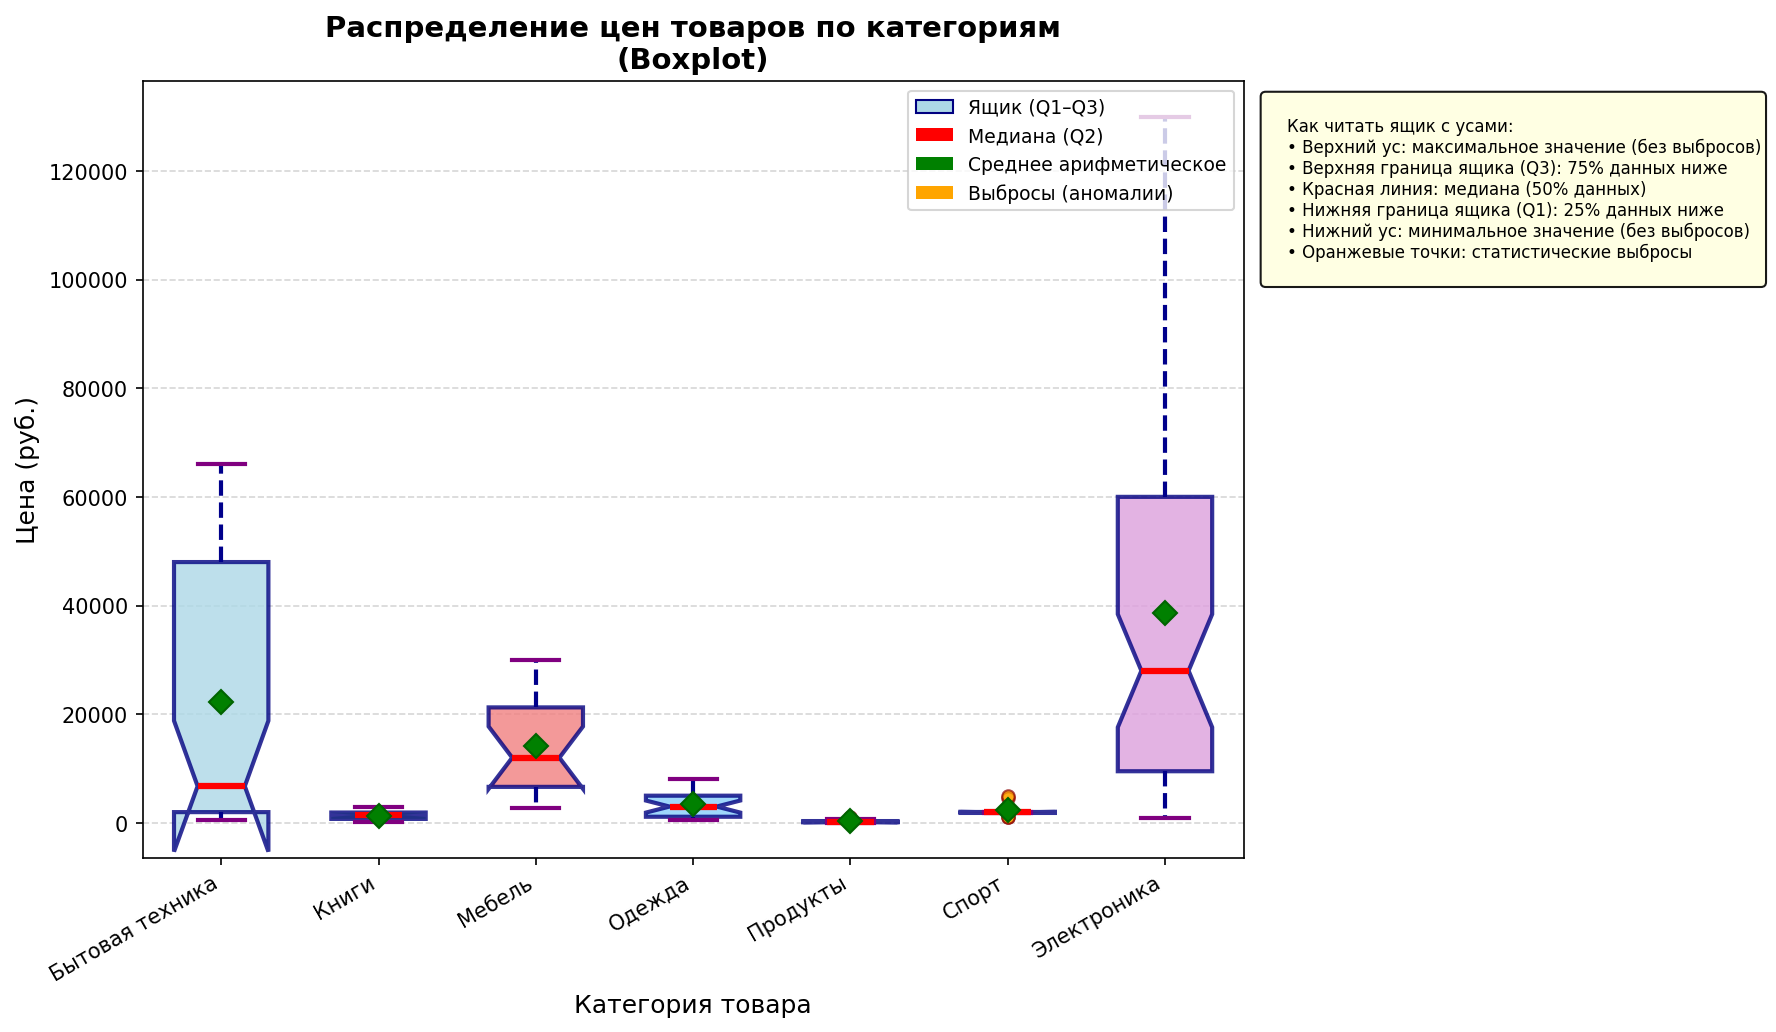

Reproduce this figure in Python.
# task_7_boxplot.py
# Ящик с усами (Boxplot) для анализа цен товаров по категориям

import psycopg2
import pandas as pd
import matplotlib.pyplot as plt
import numpy as np

# ============================================
# ПАРАМЕТРЫ ПОДКЛЮЧЕНИЯ К БАЗЕ ДАННЫХ
# ============================================

DB_CONFIG = {
    "host": "localhost",
    "port": "5435",
    "user": "postgres",
    "password": "student",
    "database": "student_task"
}

print("=" * 60)
print("BOXPLOT ДЛЯ АНАЛИЗА ЦЕН ТОВАРОВ")
print("=" * 60)

connection = None

try:
    # ============================================
    # ШАГ 1: ПОДКЛЮЧЕНИЕ К БАЗЕ ДАННЫХ
    # ============================================
    print("\nШаг 1: Подключение к базе данных...")
    connection = psycopg2.connect(**DB_CONFIG)
    print("   Подключение успешно!")

    # ============================================
    # ШАГ 2: ЗАГРУЗКА ДАННЫХ (цены по категориям)
    # ============================================
    print("\nШаг 2: Загрузка данных о ценах по категориям...")

    query = """
        SELECT 
            p.category,
            pr.price
        FROM products p
        JOIN prices pr ON p.id = pr.product_id
        ORDER BY p.category, pr.price
    """

    df = pd.read_sql(query, connection)
    print(f"   Загружено записей: {len(df)}")
    print(f"   Уникальных категорий: {df['category'].nunique()}")

    # ============================================
    # ШАГ 3: ПОДГОТОВКА ДАННЫХ ДЛЯ BOXPLOT
    # ============================================
    print("\nШаг 3: Подготовка данных для построения графика...")

    # Получаем список всех категорий
    categories = df['category'].unique()
    print(f"   Категории: {list(categories)}")

    # Собираем данные для каждой категории в список
    data_for_boxplot = []
    category_labels = []

    for category in categories:
        prices = df[df['category'] == category]['price'].values
        data_for_boxplot.append(prices)
        category_labels.append(category)
        print(f"   - {category}: {len(prices)} записей, "
              f"диапазон цен [{prices.min():.0f}, {prices.max():.0f}] руб.")

    # ============================================
    # ШАГ 4: РАСЧЁТ СТАТИСТИК ДЛЯ КАЖДОЙ КАТЕГОРИИ
    # ============================================
    print("\nШаг 4: Расчёт статистических метрик...")
    print("-" * 50)

    stats_data = []
    for i, category in enumerate(categories):
        prices = data_for_boxplot[i]
        stats_data.append({
            'Категория': category,
            'Количество': len(prices),
            'Среднее': np.mean(prices),
            'Медиана': np.median(prices),
            'Q1': np.percentile(prices, 25),
            'Q3': np.percentile(prices, 75),
            'IQR': np.percentile(prices, 75) - np.percentile(prices, 25),
            'Минимум': np.min(prices),
            'Максимум': np.max(prices)
        })

    # Выводим статистику в виде таблицы
    print("\n   Статистика цен по категориям:")
    print("   " + "-" * 85)
    print(f"   {'Категория':<20} {'Среднее':>10} {'Медиана':>10} {'Q1':>10} {'Q3':>10} {'IQR':>10}")
    print("   " + "-" * 85)
    for stat in stats_data:
        print(f"   {stat['Категория']:<20} {stat['Среднее']:>10.0f} {stat['Медиана']:>10.0f} "
              f"{stat['Q1']:>10.0f} {stat['Q3']:>10.0f} {stat['IQR']:>10.0f}")
    print("   " + "-" * 85)

    # ============================================
    # ШАГ 5: ПОСТРОЕНИЕ ЯЩИКА С УСАМИ
    # ============================================
    print("\nШаг 5: Построение ящика с усами...")

    # Создаём фигуру
    fig, ax = plt.subplots(figsize=(12, 7))

    # Цвета для ящиков (по количеству категорий)
    box_colors = ['lightblue', 'lightgreen', 'lightcoral', 'lightskyblue',
                  'lightyellow', 'lightpink', 'plum', 'khaki']

    # Строим ящик с усами (вертикальный)
    box = ax.boxplot(
        data_for_boxplot,
        labels=category_labels,
        patch_artist=True,  # Заливка ящиков цветом
        notch=True,  # Выемка у медианы (для сравнения групп)
        vert=True,  # Вертикальная ориентация
        showmeans=True,  # Показывать среднее (ромбиками)
        meanline=False,  # Среднее как ромбик, а не линия
        widths=0.6,  # Ширина ящиков
        showfliers=True  # Показывать выбросы
    )

    # Настройка цветов ящиков
    for i, box_item in enumerate(box['boxes']):
        box_item.set_facecolor(box_colors[i % len(box_colors)])
        box_item.set_edgecolor('navy')
        box_item.set_linewidth(2)
        box_item.set_alpha(0.8)

    # Настройка медианы (красная линия, толстая)
    for median in box['medians']:
        median.set_color('red')
        median.set_linewidth(3)
        median.set_linestyle('-')

    # Настройка среднего (ромбики зелёные)
    for mean in box['means']:
        mean.set_marker('D')
        mean.set_markerfacecolor('green')
        mean.set_markeredgecolor('darkgreen')
        mean.set_markersize(8)

    # Настройка усов (синие, пунктирные)
    for whisker in box['whiskers']:
        whisker.set_color('darkblue')
        whisker.set_linewidth(2)
        whisker.set_linestyle('--')

    # Настройка засечек на усах (вертикальные чёрточки)
    for cap in box['caps']:
        cap.set_color('purple')
        cap.set_linewidth(2)

    # Настройка выбросов (оранжевые кружочки)
    flier_props = box['fliers']
    if len(flier_props) > 0:
        for flier in flier_props:
            flier.set_marker('o')
            flier.set_markerfacecolor('orange')
            flier.set_markeredgecolor('darkred')
            flier.set_markersize(6)
            flier.set_alpha(0.7)

    # ============================================
    # ШАГ 6: НАСТРОЙКА ВНЕШНЕГО ВИДА ГРАФИКА
    # ============================================

    # Заголовок и подписи осей
    ax.set_title('Распределение цен товаров по категориям\n(Boxplot)',
                 fontsize=14, fontweight='bold')
    ax.set_ylabel('Цена (руб.)', fontsize=12)
    ax.set_xlabel('Категория товара', fontsize=12)

    # Поворот подписей оси X для лучшей читаемости
    plt.xticks(rotation=30, ha='right', fontsize=10)

    # Сетка (только по вертикали)
    ax.grid(axis='y', linestyle='--', alpha=0.5)

    # Легенда (ручное создание для пояснения элементов)
    from matplotlib.patches import Patch

    legend_elements = [
        Patch(facecolor='lightblue', edgecolor='navy', label='Ящик (Q1–Q3)'),
        Patch(facecolor='red', label='Медиана (Q2)'),
        Patch(facecolor='green', label='Среднее арифметическое'),
        Patch(facecolor='orange', label='Выбросы (аномалии)')
    ]
    ax.legend(handles=legend_elements, loc='upper right', fontsize=9)

    # Добавляем текстовую аннотацию с пояснениями
    annotation_text = """
    Как читать ящик с усами:
    • Верхний ус: максимальное значение (без выбросов)
    • Верхняя граница ящика (Q3): 75% данных ниже
    • Красная линия: медиана (50% данных)
    • Нижняя граница ящика (Q1): 25% данных ниже
    • Нижний ус: минимальное значение (без выбросов)
    • Оранжевые точки: статистические выбросы
    """

    ax.text(1.02, 0.98, annotation_text,
            transform=ax.transAxes,
            fontsize=8,
            verticalalignment='top',
            bbox=dict(boxstyle='round', facecolor='lightyellow', alpha=0.9))

    # ============================================
    # ШАГ 7: СОХРАНЕНИЕ ГРАФИКА
    # ============================================
    plt.tight_layout()
    output_file = "task_7_boxplot.png"
    plt.savefig(output_file, dpi=150, bbox_inches='tight')
    print(f"\n   График сохранён: {output_file}")

    plt.show()

    # ============================================
    # ШАГ 8: ВЫВОДЫ ПО ГРАФИКУ
    # ============================================
    print("\n" + "=" * 60)
    print("ВЫВОДЫ ПО РЕЗУЛЬТАТАМ АНАЛИЗА ГРАФИКА")
    print("=" * 60)

    print("\n1. СРАВНЕНИЕ КАТЕГОРИЙ:")
    print("-" * 40)

    # Находим категорию с самой высокой медианой
    max_median_idx = np.argmax([stat['Медиана'] for stat in stats_data])
    print(f"   • Самая дорогая категория: '{stats_data[max_median_idx]['Категория']}' "
          f"(медиана = {stats_data[max_median_idx]['Медиана']:.0f} руб.)")

    # Находим категорию с самой низкой медианой
    min_median_idx = np.argmin([stat['Медиана'] for stat in stats_data])
    print(f"   • Самая дешёвая категория: '{stats_data[min_median_idx]['Категория']}' "
          f"(медиана = {stats_data[min_median_idx]['Медиана']:.0f} руб.)")

    print("\n2. РАЗБРОС ДАННЫХ (IQR):")
    print("-" * 40)
    for stat in stats_data:
        print(f"   • {stat['Категория']}: IQR = {stat['IQR']:.0f} руб. "
              f"(центральные 50% цен)")

    print("\n3. НАЛИЧИЕ ВЫБРОСОВ (АНОМАЛИЙ):")
    print("-" * 40)

    # Проверяем наличие выбросов в каждой категории
    outliers_found = False
    for i, category in enumerate(categories):
        prices = data_for_boxplot[i]
        q1 = np.percentile(prices, 25)
        q3 = np.percentile(prices, 75)
        iqr = q3 - q1
        lower_bound = q1 - 1.5 * iqr
        upper_bound = q3 + 1.5 * iqr
        outliers = prices[(prices < lower_bound) | (prices > upper_bound)]

        if len(outliers) > 0:
            outliers_found = True
            print(f"   • {category}: обнаружено {len(outliers)} выбросов")
            for out in outliers:
                print(f"     - Цена {out:.0f} руб.")

    if not outliers_found:
        print("   • Выбросов (аномалий) не обнаружено во всех категориях")

    print("\n4. ОБЩИЕ ВЫВОДЫ:")
    print("-" * 40)
    print("   • Ящик с усами позволяет компактно сравнить распределения цен")
    print("   • Красная линия (медиана) лучше среднего показывает типичную цену")
    print("   • Ящик (Q1-Q3) показывает, где находятся центральные 50% цен")
    print("   • Выбросы помогают выявить аномальные товары")

    print("\n" + "=" * 60)
    print("АНАЛИЗ ЗАВЕРШЁН")
    print("=" * 60)

except Exception as error:
    print(f"\nОШИБКА: {error}")
    print("\nПроверьте:")
    print("   - Запущен ли Docker Desktop?")
    print("   - Запущен ли контейнер с PostgreSQL?")
    print("   - Правильные ли параметры подключения (порт 5435, база student_task)?")
    print("   - Правильный ли пароль в DB_CONFIG?")

finally:
    if connection:
        connection.close()
        print("\nСоединение с базой данных закрыто")
